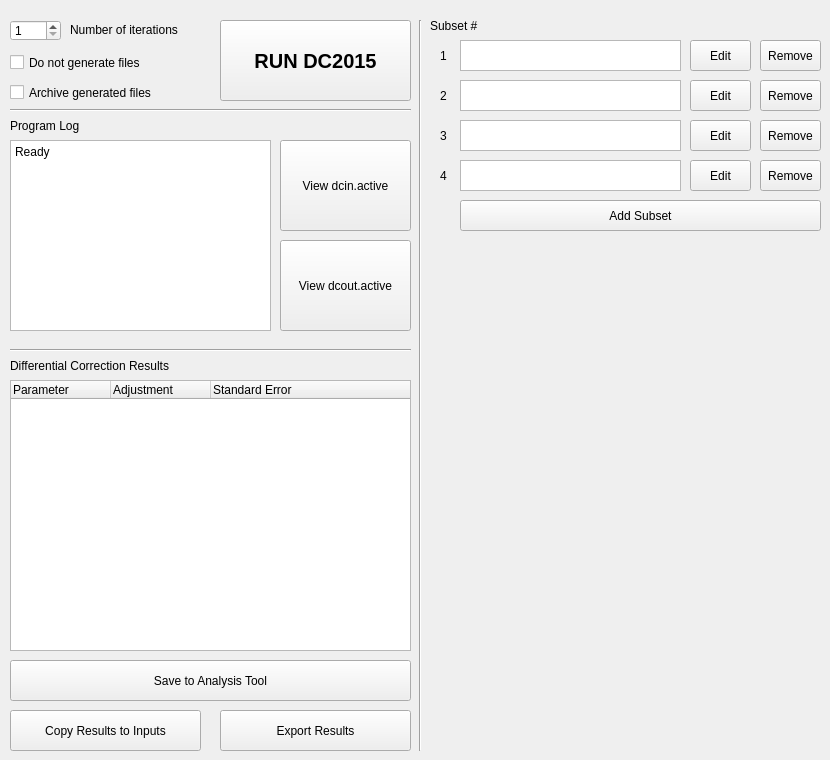
<?xml version="1.0" encoding="UTF-8"?>
<ui version="4.0">
 <class>DCWidget</class>
 <widget class="QWidget" name="DCWidget">
  <property name="geometry">
   <rect>
    <x>0</x>
    <y>0</y>
    <width>830</width>
    <height>760</height>
   </rect>
  </property>
  <property name="minimumSize">
   <size>
    <width>830</width>
    <height>760</height>
   </size>
  </property>
  <property name="maximumSize">
   <size>
    <width>830</width>
    <height>760</height>
   </size>
  </property>
  <property name="windowTitle">
   <string>DC2015</string>
  </property>
  <widget class="QPlainTextEdit" name="log_textview">
   <property name="geometry">
    <rect>
     <x>10</x>
     <y>140</y>
     <width>261</width>
     <height>191</height>
    </rect>
   </property>
   <property name="readOnly">
    <bool>true</bool>
   </property>
   <property name="plainText">
    <string>Ready</string>
   </property>
  </widget>
  <widget class="QTreeWidget" name="treeWidget">
   <property name="geometry">
    <rect>
     <x>10</x>
     <y>380</y>
     <width>401</width>
     <height>271</height>
    </rect>
   </property>
   <column>
    <property name="text">
     <string>Parameter</string>
    </property>
   </column>
   <column>
    <property name="text">
     <string>Adjustment</string>
    </property>
   </column>
   <column>
    <property name="text">
     <string>Standard Error</string>
    </property>
   </column>
  </widget>
  <widget class="QPushButton" name="rundc2015_btn">
   <property name="geometry">
    <rect>
     <x>220</x>
     <y>20</y>
     <width>191</width>
     <height>81</height>
    </rect>
   </property>
   <property name="font">
    <font>
     <pointsize>15</pointsize>
     <weight>75</weight>
     <bold>true</bold>
     <underline>false</underline>
     <strikeout>false</strikeout>
    </font>
   </property>
   <property name="text">
    <string>RUN DC2015</string>
   </property>
  </widget>
  <widget class="QPushButton" name="pushButton_2">
   <property name="geometry">
    <rect>
     <x>10</x>
     <y>710</y>
     <width>191</width>
     <height>41</height>
    </rect>
   </property>
   <property name="text">
    <string>Copy Results to Inputs</string>
   </property>
  </widget>
  <widget class="QPushButton" name="pushButton_4">
   <property name="geometry">
    <rect>
     <x>220</x>
     <y>710</y>
     <width>191</width>
     <height>41</height>
    </rect>
   </property>
   <property name="text">
    <string>Export Results</string>
   </property>
  </widget>
  <widget class="QLabel" name="label">
   <property name="geometry">
    <rect>
     <x>10</x>
     <y>110</y>
     <width>101</width>
     <height>31</height>
    </rect>
   </property>
   <property name="text">
    <string>Program Log</string>
   </property>
  </widget>
  <widget class="QLabel" name="label_2">
   <property name="geometry">
    <rect>
     <x>10</x>
     <y>350</y>
     <width>321</width>
     <height>31</height>
    </rect>
   </property>
   <property name="text">
    <string>Differential Correction Results</string>
   </property>
  </widget>
  <widget class="QPushButton" name="pushButton_5">
   <property name="geometry">
    <rect>
     <x>280</x>
     <y>240</y>
     <width>131</width>
     <height>91</height>
    </rect>
   </property>
   <property name="text">
    <string>View dcout.active</string>
   </property>
  </widget>
  <widget class="QPushButton" name="pushButton_6">
   <property name="geometry">
    <rect>
     <x>280</x>
     <y>140</y>
     <width>131</width>
     <height>91</height>
    </rect>
   </property>
   <property name="text">
    <string>View dcin.active</string>
   </property>
  </widget>
  <widget class="Line" name="line">
   <property name="geometry">
    <rect>
     <x>10</x>
     <y>340</y>
     <width>401</width>
     <height>21</height>
    </rect>
   </property>
   <property name="orientation">
    <enum>Qt::Horizontal</enum>
   </property>
  </widget>
  <widget class="Line" name="line_2">
   <property name="geometry">
    <rect>
     <x>410</x>
     <y>20</y>
     <width>21</width>
     <height>731</height>
    </rect>
   </property>
   <property name="orientation">
    <enum>Qt::Vertical</enum>
   </property>
  </widget>
  <widget class="QPushButton" name="configuresubsets_btn_2">
   <property name="geometry">
    <rect>
     <x>460</x>
     <y>200</y>
     <width>361</width>
     <height>31</height>
    </rect>
   </property>
   <property name="text">
    <string>Add Subset</string>
   </property>
  </widget>
  <widget class="QPlainTextEdit" name="plainTextEdit">
   <property name="geometry">
    <rect>
     <x>460</x>
     <y>40</y>
     <width>221</width>
     <height>31</height>
    </rect>
   </property>
  </widget>
  <widget class="QPushButton" name="configuresubsets_btn_3">
   <property name="geometry">
    <rect>
     <x>760</x>
     <y>40</y>
     <width>61</width>
     <height>31</height>
    </rect>
   </property>
   <property name="text">
    <string>Remove</string>
   </property>
  </widget>
  <widget class="QLabel" name="label_3">
   <property name="geometry">
    <rect>
     <x>430</x>
     <y>10</y>
     <width>71</width>
     <height>31</height>
    </rect>
   </property>
   <property name="text">
    <string>Subset #</string>
   </property>
  </widget>
  <widget class="QLabel" name="label_4">
   <property name="geometry">
    <rect>
     <x>440</x>
     <y>40</y>
     <width>21</width>
     <height>31</height>
    </rect>
   </property>
   <property name="text">
    <string>1</string>
   </property>
  </widget>
  <widget class="QPushButton" name="configuresubsets_btn_4">
   <property name="geometry">
    <rect>
     <x>760</x>
     <y>80</y>
     <width>61</width>
     <height>31</height>
    </rect>
   </property>
   <property name="text">
    <string>Remove</string>
   </property>
  </widget>
  <widget class="QPlainTextEdit" name="plainTextEdit_2">
   <property name="geometry">
    <rect>
     <x>460</x>
     <y>80</y>
     <width>221</width>
     <height>31</height>
    </rect>
   </property>
  </widget>
  <widget class="QLabel" name="label_5">
   <property name="geometry">
    <rect>
     <x>440</x>
     <y>80</y>
     <width>21</width>
     <height>31</height>
    </rect>
   </property>
   <property name="text">
    <string>2</string>
   </property>
  </widget>
  <widget class="QPushButton" name="configuresubsets_btn_5">
   <property name="geometry">
    <rect>
     <x>760</x>
     <y>120</y>
     <width>61</width>
     <height>31</height>
    </rect>
   </property>
   <property name="text">
    <string>Remove</string>
   </property>
  </widget>
  <widget class="QPlainTextEdit" name="plainTextEdit_3">
   <property name="geometry">
    <rect>
     <x>460</x>
     <y>120</y>
     <width>221</width>
     <height>31</height>
    </rect>
   </property>
  </widget>
  <widget class="QLabel" name="label_6">
   <property name="geometry">
    <rect>
     <x>440</x>
     <y>120</y>
     <width>21</width>
     <height>31</height>
    </rect>
   </property>
   <property name="text">
    <string>3</string>
   </property>
  </widget>
  <widget class="QPushButton" name="configuresubsets_btn_6">
   <property name="geometry">
    <rect>
     <x>760</x>
     <y>160</y>
     <width>61</width>
     <height>31</height>
    </rect>
   </property>
   <property name="text">
    <string>Remove</string>
   </property>
  </widget>
  <widget class="QPlainTextEdit" name="plainTextEdit_4">
   <property name="geometry">
    <rect>
     <x>460</x>
     <y>160</y>
     <width>221</width>
     <height>31</height>
    </rect>
   </property>
  </widget>
  <widget class="QLabel" name="label_7">
   <property name="geometry">
    <rect>
     <x>440</x>
     <y>160</y>
     <width>21</width>
     <height>31</height>
    </rect>
   </property>
   <property name="text">
    <string>4</string>
   </property>
  </widget>
  <widget class="QLabel" name="label_8">
   <property name="geometry">
    <rect>
     <x>70</x>
     <y>20</y>
     <width>141</width>
     <height>20</height>
    </rect>
   </property>
   <property name="text">
    <string>Number of iterations</string>
   </property>
  </widget>
  <widget class="QSpinBox" name="spinBox">
   <property name="geometry">
    <rect>
     <x>10</x>
     <y>20</y>
     <width>51</width>
     <height>21</height>
    </rect>
   </property>
   <property name="minimum">
    <number>1</number>
   </property>
  </widget>
  <widget class="QPushButton" name="configuresubsets_btn_7">
   <property name="geometry">
    <rect>
     <x>690</x>
     <y>40</y>
     <width>61</width>
     <height>31</height>
    </rect>
   </property>
   <property name="text">
    <string>Edit</string>
   </property>
  </widget>
  <widget class="QPushButton" name="configuresubsets_btn_8">
   <property name="geometry">
    <rect>
     <x>690</x>
     <y>80</y>
     <width>61</width>
     <height>31</height>
    </rect>
   </property>
   <property name="text">
    <string>Edit</string>
   </property>
  </widget>
  <widget class="QPushButton" name="configuresubsets_btn_9">
   <property name="geometry">
    <rect>
     <x>690</x>
     <y>120</y>
     <width>61</width>
     <height>31</height>
    </rect>
   </property>
   <property name="text">
    <string>Edit</string>
   </property>
  </widget>
  <widget class="QPushButton" name="configuresubsets_btn_10">
   <property name="geometry">
    <rect>
     <x>690</x>
     <y>160</y>
     <width>61</width>
     <height>31</height>
    </rect>
   </property>
   <property name="text">
    <string>Edit</string>
   </property>
  </widget>
  <widget class="QCheckBox" name="checkBox">
   <property name="geometry">
    <rect>
     <x>10</x>
     <y>50</y>
     <width>181</width>
     <height>25</height>
    </rect>
   </property>
   <property name="toolTip">
    <string>&lt;html&gt;&lt;head/&gt;&lt;body&gt;&lt;p&gt;If checked, all input/output operations will be done on memory, so no dcin.active or dcout.active will be written to disk. Memory usage impact should be negligible. &lt;span style=&quot; font-weight:600;&quot;&gt;Archive functionality cannot be used while this is active.&lt;/span&gt;&lt;/p&gt;&lt;/body&gt;&lt;/html&gt;</string>
   </property>
   <property name="text">
    <string>Do not generate files</string>
   </property>
  </widget>
  <widget class="Line" name="line_3">
   <property name="geometry">
    <rect>
     <x>10</x>
     <y>100</y>
     <width>401</width>
     <height>21</height>
    </rect>
   </property>
   <property name="orientation">
    <enum>Qt::Horizontal</enum>
   </property>
  </widget>
  <widget class="QCheckBox" name="checkBox_2">
   <property name="geometry">
    <rect>
     <x>10</x>
     <y>80</y>
     <width>181</width>
     <height>25</height>
    </rect>
   </property>
   <property name="toolTip">
    <string>&lt;html&gt;&lt;head/&gt;&lt;body&gt;&lt;p&gt;If checked, a copy of generated dcin/dcout files will also be saved on &lt;span style=&quot; font-weight:600;&quot;&gt;wd/archive/&lt;/span&gt; with &lt;span style=&quot; font-weight:600;&quot;&gt;[yyyymmdd - hhmmss]&lt;/span&gt; format.&lt;/p&gt;&lt;/body&gt;&lt;/html&gt;</string>
   </property>
   <property name="text">
    <string>Archive generated files</string>
   </property>
  </widget>
  <widget class="QPushButton" name="pushButton">
   <property name="geometry">
    <rect>
     <x>10</x>
     <y>660</y>
     <width>401</width>
     <height>41</height>
    </rect>
   </property>
   <property name="text">
    <string>Save to Analysis Tool</string>
   </property>
  </widget>
 </widget>
 <resources/>
 <connections/>
</ui>
